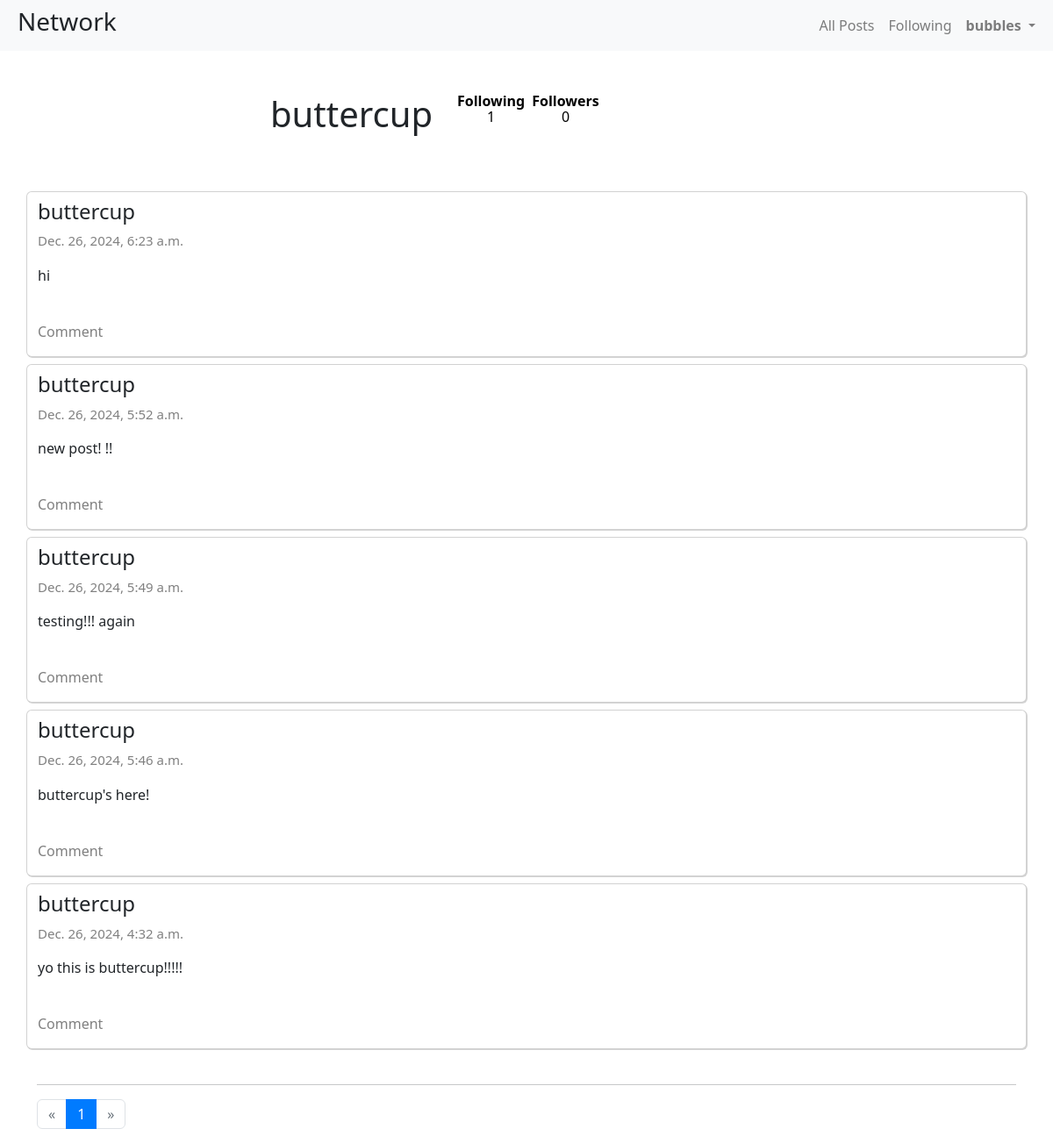
The app's page /profile/4 (signed in) with its own data.
### network/models.py (models this page shows, shortened)
class User(AbstractUser):
    pass

class Post(models.Model) :
    post = models.TextField()
    author = models.ForeignKey(User, on_delete=models.CASCADE,related_name="posts", default=0)
    date_posted = models.DateTimeField(auto_now_add=True)
    like_count = models.IntegerField(default=0)
    objects = CreatePost()

### network/views.py (the view)
# urls.py: path("profile/<int:user_id>", views.profile, name="profile"),
def profile(request,user_id):
    posts = Post.objects.filter(author=user_id).order_by("-date_posted").all()
    follower_count = Follow.objects.filter(account=user_id, follow=True).count()
    following_count = Follow.objects.filter(user=user_id, follow=True).count()
    if request.user.id == user_id :
        follow_status = None
    else:
        try:
            follow_status = Follow.objects.get(account=user_id, user= request.user)
        except:
            follow_status = None
    paginator = Paginator(posts, 10)
    page_number = request.GET.get('page')
    page_obj = paginator.get_page(page_number)
    return render(request, "network/profile.html", {
        "author": User.objects.get(pk=user_id),
        "follow_status" : follow_status,
        "follower_count": follower_count,
        "following_count" : following_count,
        'page_obj': page_obj})

### network/templates/network/profile.html (shortened to what this page needs)
{% extends "network/layout.html" %}
{% load static %}
{% block body %}
<div class="container">
    <div class="row">
        <div class="col-5 mt-5">
            <h1 class="profile" style="text-align: right;" data-id = {{author.id}}>{{author.username}}</h1>
        </div>
        <div class="col-2 mt-5">
            <table class="table table-sm">
                <thead>
                  <tr>
                    <th scope="col">Following</th>
                    <th scope="col">Followers</th>
                  </tr>
                </thead>
                <tbody>
                  <tr>
                    <td>{{following_count}}</td>
                    <td>{{follower_count}}</td>
                  </tr>
                </tbody>
              </table>
        </div>
    </div>
    <br><br>
    <div class="row">
    {% for p in page_obj %}
            <div class="card">
                <div id="post-view">
                    <h4>{{p.author.username}}</h4>
                    <p class="date">{{p.date_posted}}</p>
                    <p>{{p.post}}</p>
                    <div style="display:inline-flex">
                        </div>
                    <p style="color:grey">Comment</p>
                </div>
            </div>
{% empty %}
<h4 style="text-align: center";>No posts yet</h4>
    {% endfor %}
</div>
    <br>
    <hr>
       <nav aria-label="Page navigation">
           <ul class="pagination">
               {% if page_obj.has_previous %}
             <li class="page-item">
               <a class="page-link" href="?page={{ page_obj.previous_page_number }}" aria-label="Previous">
                 <span aria-hidden="true">&laquo;</span>
               </a>
             </li>
             {% else %}
             <li class="page-item disabled">
               <span class="page-link" aria-hidden="true">&laquo;</span>
             </li>
             {% endif %}
             {% for i in page_obj.paginator.page_range %}
               {% if page_obj.number == i %}
             <li class="page-item active" aria-current="page">
               <a class="page-link" href="#">{{i}}</a>
               </li>
               {% else %}
               <li class="page-item" aria-current="page">
                   <a class="page-link" href="#?page={{i}}">{{i}}</a>
               {% endif %}
               {% endfor %}
               {% if page_obj.has_next %}
               <li class="page-item">
               <a class="page-link" href="?page={{ page_obj.next_page_number }}" aria-label="Next">
                 <span aria-hidden="true">&raquo;</span>
               </a>
             </li>
             {% else %}
             <li class="page-item disabled">
               <span class="page-link" aria-hidden="true">&raquo;</span>
           </li>
           {% endif %}
           </ul>
         </nav>
   </div>
</div>
{% endblock %}

### network/templates/network/layout.html (shortened to what this page needs)
{% load static %}
<!DOCTYPE html>
<html lang="en">
    <head>
        <link rel="stylesheet" href="https://stackpath.bootstrapcdn.com/bootstrap/4.4.1/css/bootstrap.min.css">
        <link rel="stylesheet" href="https://cdnjs.cloudflare.com/ajax/libs/font-awesome/6.5.1/css/all.min.css" />
        <link href="https://cdn.jsdelivr.net/npm/bootstrap@5.3.2/dist/css/bootstrap.min.css" rel="stylesheet">
        <link href="{% static 'network/styles.css' %}" rel="stylesheet">
    </head>
    <body>
        <nav class="navbar navbar-expand-lg navbar-light bg-light">
            <div class="container-fluid">
            <h3 class="ms-2"> Network</h3>
            <div class="collapse navbar-collapse" id="navbarSupportedContent">
                <ul class="navbar-nav ms-auto mb-2 mb-lg-0">
                    <li class="nav-item">
                        <a class="nav-link" href="{% url 'index' %}">All Posts</a>
                    </li>
                    {% if user.is_authenticated %}
                    <li class="nav-item">
                        <a class="nav-link" href="{% url 'following-page' %}">Following</a></li>
                        <div class="collapse navbar-collapse" id="navbarNavLightDropdown">
                            <li class="nav-item dropdown">
                                <a class="nav-link dropdown-toggle profile-nav" href="#" role="button" data-bs-toggle="dropdown" aria-expanded="false" data-id={{user.id}}>
                                    <strong>{{ user.username }}</strong>
                                </a>
                            </li>
                        </div>
                    {% endif %}
                </ul>
            </div>
            </div>
          </nav>
        <div class="body">
            {% block body %}
            {% endblock %}
    </body>
</html>

### network/static/network/styles.css (style rules this page uses)
.date { color: gray !important; font-size: 15px; }
.card { padding-top: 8px !important; box-shadow: 1px 1px 0px 0px lightgray; margin-top: 8px; width: 100% }
.table { border: none !important; text-align: center !important; line-height: 65%; }
.table tr, .table td, .table th { border: 0!important; }

### records on screen
User: username "bubbles"
User: username "buttercup"
Post: author.username "buttercup", date_posted "Dec. 26, 2024, 6:23 a.m.", post "hi"
Post: author.username "buttercup", date_posted "Dec. 26, 2024, 5:52 a.m.", post "new post! !!"
Post: author.username "buttercup", date_posted "Dec. 26, 2024, 5:49 a.m.", post "testing!!! again"
Post: author.username "buttercup", date_posted "Dec. 26, 2024, 5:46 a.m.", post "buttercup's here!"
Post: author.username "buttercup", date_posted "Dec. 26, 2024, 4:32 a.m.", post "yo this is buttercup!!!!!"

### other values on screen
{{ following_count }} "1"
{{ follower_count }} "0"
{{ i }} "1"
